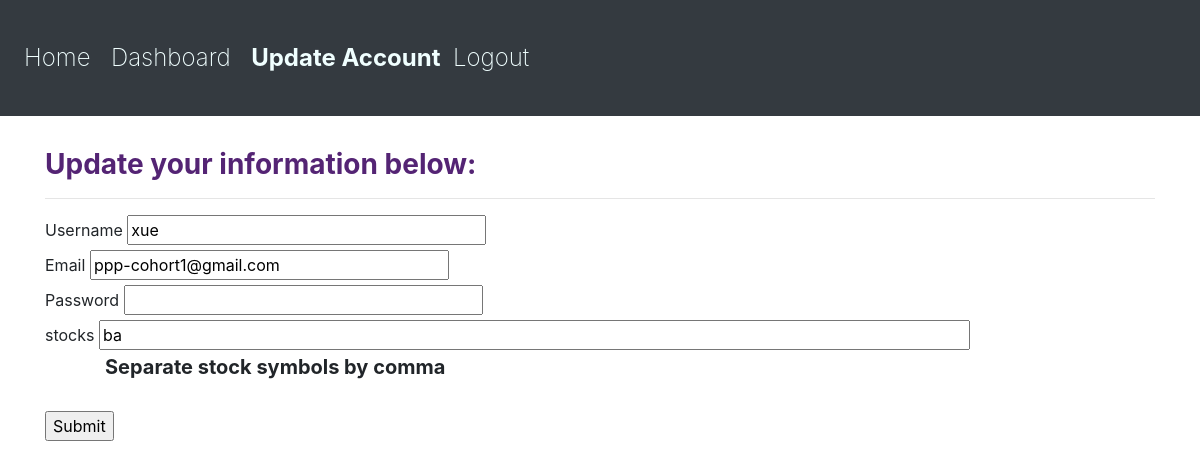
Page /update/ (signed in) on the earlier database version.
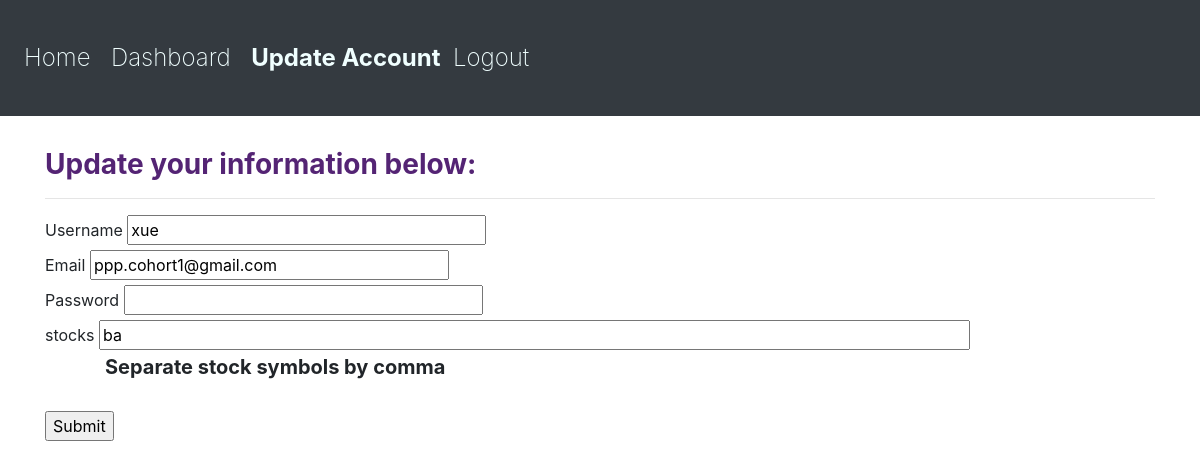
Same page on the later database version.
### app/models.py (models this page shows, shortened)
class Account(UserMixin, db.Model):
    id = db.Column(db.Integer, primary_key=True)
    username = db.Column(db.String(10), unique=True, nullable=False)
    email = db.Column(db.String(30))
    password_hash = db.Column(db.String(128))
    stocks = db.Column(db.String(32))
    profiles = db.relationship('DummyTable', backref='link', lazy='dynamic')

### app/main/views.py (the view)
@main_bp.route('/update/', methods=['GET', 'POST'])
def update():
    user_update = UserService.update()
    return user_update

### app/main/forms.py
class UpdateForm(FlaskForm):
    username = StringField('Username', validators=[InputRequired(), Length(min=2, max=15)])
    email = StringField('Email', validators=[InputRequired(), Email(message='Invalid Email'), Length(max=30)])
    password = PasswordField('Password', validators=[InputRequired(), Length(min=2, max=15)])
    stocks = StringField('stocks', validators=[ Length(min=2, max=50)])
    submit = SubmitField('Submit')

### app/models.py (called while the page is built)
@login.user_loader
def load_user(id):
    return Account.query.get(int(id))

### app/services/user_svc.py (called while the page is built, shortened)
    def update():
        if current_user.is_authenticated:
            _username = current_user.username
            user = Account.query.filter_by(username=_username).first()
            uform = UpdateForm()
            uform.username.data = current_user.username
            uform.email.data = current_user.email
            uform.stocks.data = current_user.stocks
            return render_template('update.html', form=uform)
        flash('Please login first.')
        render_template('login.html', title='Sign In', form=LoginForm())

### app/templates/update.html (shortened to what this page needs)
{% extends "base.html" %}
{% block content %}
<div class="container">
    <h3 style="color:rgb(84, 36, 116)"> <strong>Update your information below:</strong></h3>
    <hr/>
    <div class="account-update">
        <form class="" name="" action="{{ url_for('main_bp.update') }}" method="POST">
            {{form.username.label}}  {{form.username(size=30)}}
            <br>
            {{form.email.label}}     {{form.email(size=30)}}
            <br>
            {{form.password.label}}  {{form.password(size=30)}}
            <br>
            {{form.stocks.label}}    {{form.stocks(size=80)}}
            <h5><strong>&emsp;&emsp;&emsp;Separate stock symbols by comma</strong></h5>
            <br>
            <input type="submit" value="Submit"/>
        </form>
    </div>
</div>
{% endblock %}

### app/templates/base.html (shortened to what this page needs)
<!doctype html>
<html lang="en">
    <head>
        <link rel="stylesheet" href="https://maxcdn.bootstrapcdn.com/bootstrap/4.0.0/css/bootstrap.min.css">
        <link rel="stylesheet" href="../static/styles.css">
    </head>
    <body>
        {% block body %}
        <div class="nav p-4 bg-dark">
            <ul class="my-3 list-inline">
                <li class="pr-2 list-inline-item"><a href="{{ url_for('main_bp.home') }}">Home</a></li>
                {% if current_user.is_anonymous %}
                <li class="pr-2 list-inline-item"><a href="{{ url_for('main_bp.login') }}">Login</a></li>
                <li class="list-inline-item"><a href="{{ url_for('main_bp.signup') }}">Signup</a></li>
                {% else %}
                <li class="pr-2 list-inline-item"><a href="{{ url_for('main_bp.dashboard') }}">Dashboard</a></li>
                <li class="list-inline-item"><a href="{{ url_for('main_bp.update') }}">Update Account</a></li>
                <li class="list-inline-item"><a href="{{ url_for('main_bp.logout') }}">Logout</a></li>
                {% endif %}
            </ul>
        </div>
        <div class="p-4">
            {% block content %}
            {% endblock %}
        </div>
        {% endblock %}
    </body>
</html>

### app/static/styles.css (style rules this page uses)
.nav a { color: azure; font-size: 24px; font-weight: 200; }
.nav a.current { font-weight: 700; }

Differences in the rows shown:
changed Account "xue": email "ppp-cohort1@gmail.com" → "ppp.cohort1@gmail.com"
